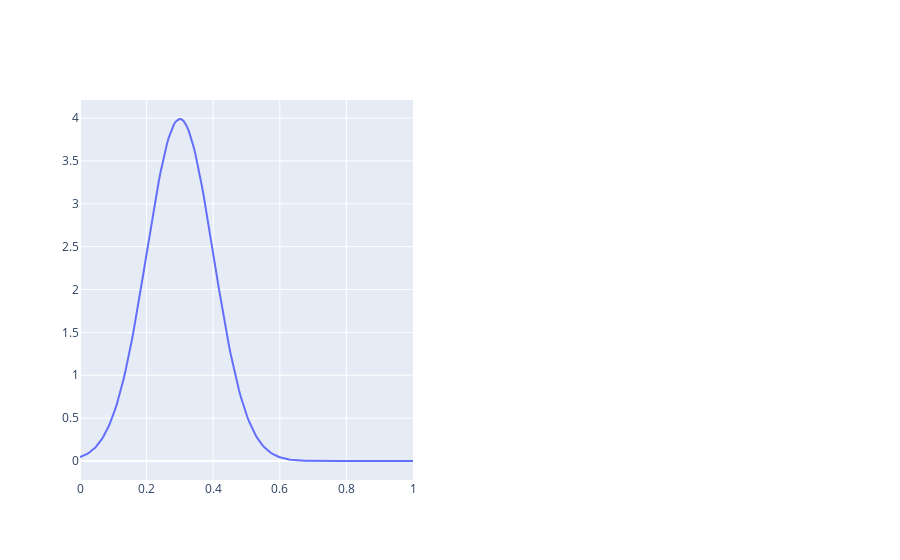

Notebook cell for this chart:
### Markdown cell above
# Создание базового графика

### Code cell
fig = make_subplots(rows = 1, cols = 2)

fig.add_trace(get_frame(0.3,5, 0.1), col = 1, row = 1)
fig.show()

### Figure 1 — Plotly figure (JSON) as saved in the notebook; plotly's stock layout.template omitted (floating-point values rounded to 4 significant figures; data arrays with more than 128 entries replaced by an {"elided": "..."} marker saying what was removed)
{"data": [{"type": "scatter", "x": {"elided": "200 float values"}, "xaxis": "x", "y": {"elided": "200 float values"}, "yaxis": "y"}], "layout": {"autosize": true, "xaxis": {"anchor": "y", "autorange": true, "domain": [0, 0.45], "range": [0, 1], "type": "linear"}, "xaxis2": {"anchor": "y2", "domain": [0.55, 1]}, "yaxis": {"anchor": "x", "autorange": true, "domain": [0, 1], "range": [-0.2216, 4.211], "type": "linear"}, "yaxis2": {"anchor": "x2", "domain": [0, 1]}}}
